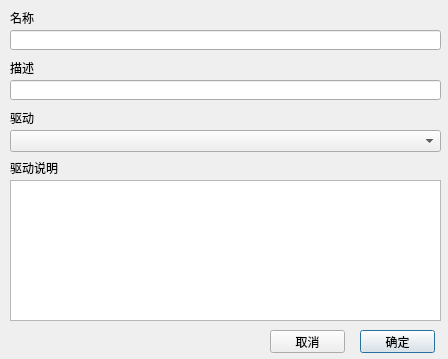
<?xml version="1.0" encoding="UTF-8"?>
<ui version="4.0">
 <class>CAddDeviceDialog</class>
 <widget class="QDialog" name="CAddDeviceDialog">
  <property name="geometry">
   <rect>
    <x>0</x>
    <y>0</y>
    <width>448</width>
    <height>359</height>
   </rect>
  </property>
  <property name="windowTitle">
   <string>Dialog</string>
  </property>
  <widget class="QLineEdit" name="nameEdit">
   <property name="geometry">
    <rect>
     <x>10</x>
     <y>30</y>
     <width>431</width>
     <height>20</height>
    </rect>
   </property>
  </widget>
  <widget class="QLabel" name="label_2">
   <property name="geometry">
    <rect>
     <x>10</x>
     <y>10</y>
     <width>431</width>
     <height>16</height>
    </rect>
   </property>
   <property name="text">
    <string>名称</string>
   </property>
  </widget>
  <widget class="QComboBox" name="driverBox">
   <property name="geometry">
    <rect>
     <x>10</x>
     <y>130</y>
     <width>431</width>
     <height>22</height>
    </rect>
   </property>
  </widget>
  <widget class="QLabel" name="label">
   <property name="geometry">
    <rect>
     <x>10</x>
     <y>110</y>
     <width>431</width>
     <height>16</height>
    </rect>
   </property>
   <property name="text">
    <string>驱动</string>
   </property>
  </widget>
  <widget class="QLabel" name="label_3">
   <property name="geometry">
    <rect>
     <x>10</x>
     <y>160</y>
     <width>431</width>
     <height>16</height>
    </rect>
   </property>
   <property name="text">
    <string>驱动说明</string>
   </property>
  </widget>
  <widget class="QTextBrowser" name="driverNoteTextBrowser">
   <property name="geometry">
    <rect>
     <x>10</x>
     <y>180</y>
     <width>431</width>
     <height>141</height>
    </rect>
   </property>
   <property name="html">
    <string>&lt;!DOCTYPE HTML PUBLIC &quot;-//W3C//DTD HTML 4.0//EN&quot; &quot;http://www.w3.org/TR/REC-html40/strict.dtd&quot;&gt;
&lt;html&gt;&lt;head&gt;&lt;meta name=&quot;qrichtext&quot; content=&quot;1&quot; /&gt;&lt;style type=&quot;text/css&quot;&gt;
p, li { white-space: pre-wrap; }
&lt;/style&gt;&lt;/head&gt;&lt;body style=&quot; font-family:'PibotoLt'; font-size:12pt; font-weight:400; font-style:normal;&quot;&gt;
&lt;p style=&quot;-qt-paragraph-type:empty; margin-top:0px; margin-bottom:0px; margin-left:0px; margin-right:0px; -qt-block-indent:0; text-indent:0px;&quot;&gt;&lt;br /&gt;&lt;/p&gt;&lt;/body&gt;&lt;/html&gt;</string>
   </property>
  </widget>
  <widget class="QPushButton" name="okButton">
   <property name="geometry">
    <rect>
     <x>360</x>
     <y>330</y>
     <width>75</width>
     <height>23</height>
    </rect>
   </property>
   <property name="text">
    <string>确定</string>
   </property>
  </widget>
  <widget class="QPushButton" name="cancelButton">
   <property name="geometry">
    <rect>
     <x>270</x>
     <y>330</y>
     <width>75</width>
     <height>23</height>
    </rect>
   </property>
   <property name="text">
    <string>取消</string>
   </property>
  </widget>
  <widget class="QLineEdit" name="descriptionEdit">
   <property name="geometry">
    <rect>
     <x>10</x>
     <y>80</y>
     <width>431</width>
     <height>20</height>
    </rect>
   </property>
  </widget>
  <widget class="QLabel" name="label_4">
   <property name="geometry">
    <rect>
     <x>10</x>
     <y>60</y>
     <width>431</width>
     <height>16</height>
    </rect>
   </property>
   <property name="text">
    <string>描述</string>
   </property>
  </widget>
 </widget>
 <resources/>
 <connections/>
</ui>
